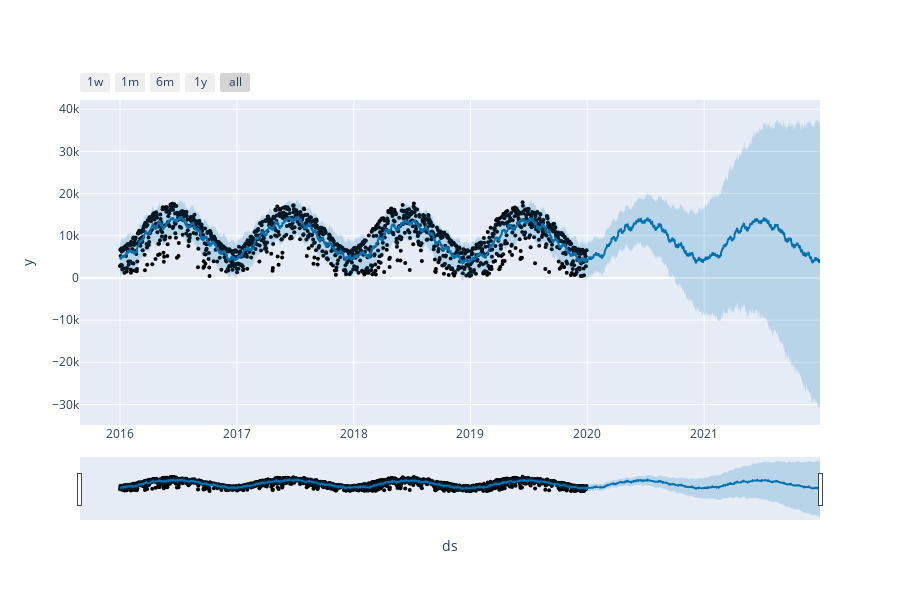

Notebook code cell kept with this figure:
### Code cell
# Python
from fbprophet.plot import plot_plotly, plot_components_plotly

plot_plotly(m3, forecast3)

### Figure 1 — Plotly figure (JSON) as saved in the notebook; plotly's stock layout.template omitted (floating-point values rounded to 4 significant figures; data arrays with more than 128 entries replaced by an {"elided": "..."} marker saying what was removed)
{"data": [{"marker": {"color": "black", "size": 4}, "mode": "markers", "name": "Actual", "type": "scatter", "x": {"elided": "1460 str values"}, "y": {"elided": "1460 int values"}}, {"hoverinfo": "skip", "line": {"width": 0}, "mode": "lines", "type": "scatter", "x": {"elided": "2190 str values"}, "y": {"elided": "2190 float values"}}, {"fill": "tonexty", "fillcolor": "rgba(0, 114, 178, 0.2)", "line": {"color": "#0072B2", "width": 2}, "mode": "lines", "name": "Predicted", "type": "scatter", "x": {"elided": "2190 str values"}, "y": {"elided": "2190 float values"}}, {"fill": "tonexty", "fillcolor": "rgba(0, 114, 178, 0.2)", "hoverinfo": "skip", "line": {"width": 0}, "mode": "lines", "type": "scatter", "x": {"elided": "2190 str values"}, "y": {"elided": "2190 float values"}}], "layout": {"height": 600, "showlegend": false, "width": 900, "xaxis": {"rangeselector": {"buttons": [{"count": 7, "label": "1w", "step": "day", "stepmode": "backward"}, {"count": 1, "label": "1m", "step": "month", "stepmode": "backward"}, {"count": 6, "label": "6m", "step": "month", "stepmode": "backward"}, {"count": 1, "label": "1y", "step": "year", "stepmode": "backward"}, {"step": "all"}]}, "rangeslider": {"visible": true}, "title": {"text": "ds"}, "type": "date"}, "yaxis": {"title": {"text": "y"}}}}
